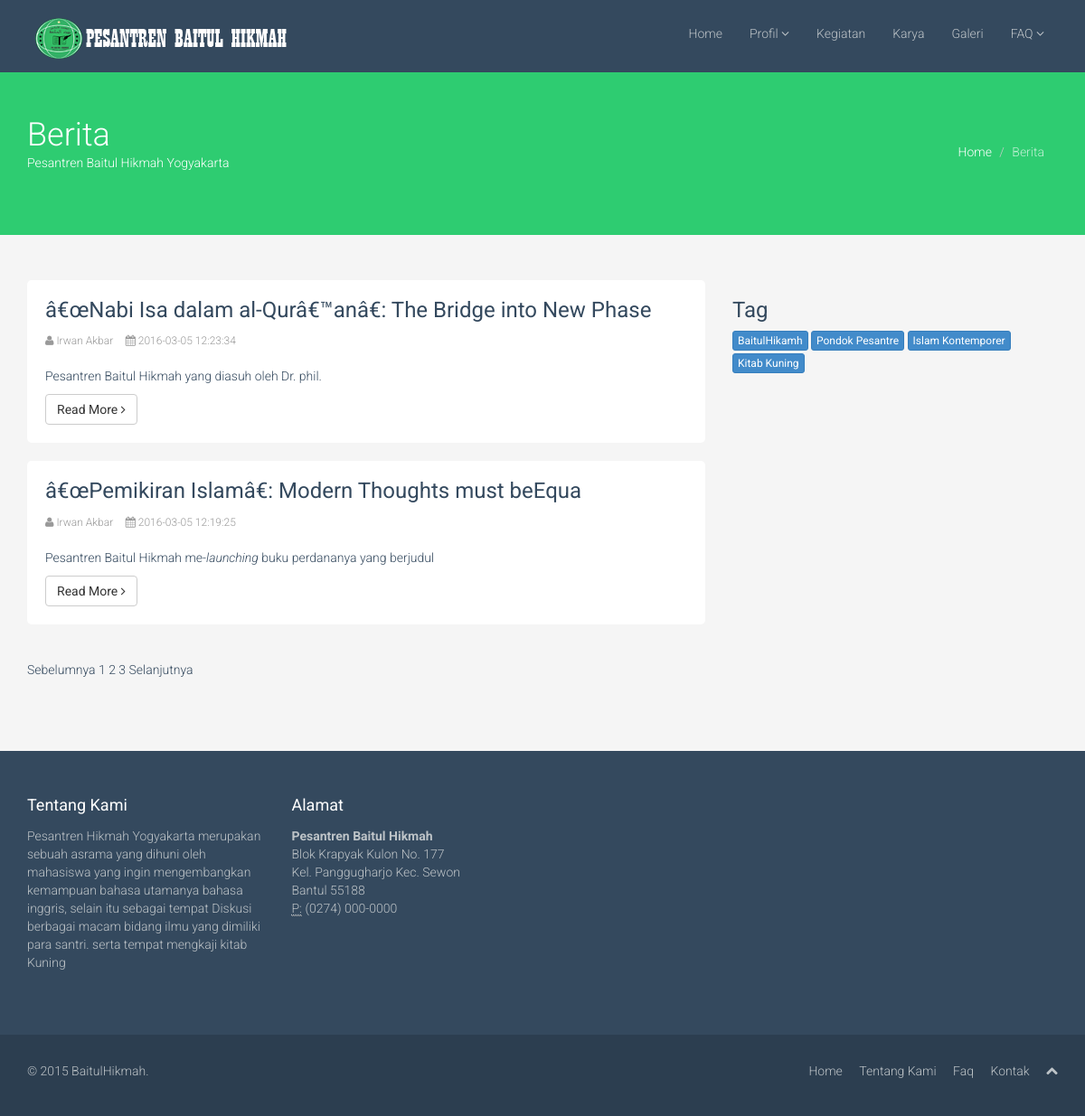
Page /berita.php on the committed database.
### tables this page shows
CREATE TABLE IF NOT EXISTS `tb_berita` (
  `id_bta` varchar(5) NOT NULL,
  `judul_bta` varchar(100) NOT NULL,
  `head_bta` varchar(100) NOT NULL,
  `gambar_bta` varchar(65) NOT NULL,
  `isi_bta` text NOT NULL,
  `tgl_bta` datetime NOT NULL,
  `pengirim` varchar(15) NOT NULL
);

### kontrol/sempit.php (called while the page is built, shortened)
<?php
function readmore($content)
{
	$maxkata=10;
	$xplode = explode(" ", $content);
	if (count($xplode)>$maxkata)
	{
		$cuplik='';
		for ($a=0;$a<$maxkata;$a++)
		{
			$cuplik.=$xplode[$a]." ";
		}
		return $cuplik;
	}
	else
	{
		echo $konten;
	}
 }
 function rapikan($str)
 {
 	$cont = nl2br($str);
 	$text = substr($cont,0,strrpos($cont, " "));
 	return $text; }
 ?>

### berita.php (the view, shortened to what this page needs)
<!DOCTYPE html>
<html lang="en">
<head>
    <link href="css/bootstrap.min.css" rel="stylesheet">
    <link href="css/font-awesome.min.css" rel="stylesheet">
    <link href="css/prettyPhoto.css" rel="stylesheet">
    <link href="css/animate.css" rel="stylesheet">
    <link href="css/main.css" rel="stylesheet">
</head>
<body>
    <?php
        include 'kontrol/database.php';
        include 'kontrol/sempit.php';
        $batas = 2;
        $pg = isset( $_GET['pg'] ) ? $_GET['pg'] : "";
        if ( empty( $pg ) ) {
        $posisi = 0;
        $pg = 1;
        } else {
        $posisi = ( $pg - 1 ) * $batas;
        }
    ?>
    <header class="navbar navbar-inverse navbar-fixed-top wet-asphalt" role="banner">
        <div class="container">
            <div class="navbar-header">
                <a class="navbar-brand" href="index.php"><img src="images/logo.png" alt="logo"></a>
            </div>
            <div class="collapse navbar-collapse">
                <ul class="nav navbar-nav navbar-right">
                    <li><a href="index.php">Home</a></li>
                    <li class="dropdown">
                        <a href="#" class="dropdown-toggle" data-toggle="dropdown">Profil <i class="icon-angle-down"></i></a>
                    </li>
                    <li><a href="kegiatan.php">Kegiatan</a></li>
                    <li><a href="karya.php">Karya</a></li>
                    <li><a href="galeri.php">Galeri</a></li>
                    <li class="dropdown">
                        <a href="#" class="dropdown-toggle" data-toggle="dropdown">FAQ <i class="icon-angle-down"></i></a>
                    </li>
                </ul>
            </div>
        </div>
    </header>
    <section id="title" class="emerald">
        <div class="container">
            <div class="row">
                <div class="col-sm-6">
                    <h1>Berita</h1>
                    <p>Pesantren Baitul Hikmah Yogyakarta</p>
                </div>
                <div class="col-sm-6">
                    <ul class="breadcrumb pull-right">
                        <li><a href="index.php">Home</a></li>
                        <li class="active">Berita</li>
                    </ul>
                </div>
            </div>
        </div>
    </section>
    <section id="blog" class="container">
        <div class="row">
            <aside class="col-sm-4 col-sm-push-8">
                <div class="widget tags">
                    <h3>Tag </h3>
                    <ul class="tag-cloud">
                        <li><a class="btn btn-xs btn-primary" href="#">BaitulHikamh</a></li>
                        <li><a class="btn btn-xs btn-primary" href="#">Pondok Pesantre</a></li>
                        <li><a class="btn btn-xs btn-primary" href="#">Islam Kontemporer</a></li>
                        <li><a class="btn btn-xs btn-primary" href="#">Kitab Kuning</a></li>
                    </ul>
                </div>
            </aside>
            <div class="col-sm-8 col-sm-pull-4">
                <div class="blog">
                <?php
                $sql = mysql_query("SELECT * FROM tb_berita order by tgl_bta DESC limit $posisi, $batas");
                while ( $data = mysql_fetch_assoc( $sql ) ) {
                 ?>
                    <div class="blog-item">
                        <div class="blog-content">
                            <a href="#"><h3><?php echo $data['judul_bta']; ?></h3></a>
                            <div class="entry-meta">
                                <span><i class="icon-user"></i> <a href="#"><?php echo $data['pengirim']; ?></a></span>
                                <span><i class="icon-calendar"></i> <?php echo $data['tgl_bta']; ?></span>
                            </div>
                            <p><?php echo readmore(rapikan($data['isi_bta']));?></p>
                            <a class="btn btn-default" href="berita-item.php?id=<?php echo $data['id_bta'] ?>">Read More <i class="icon-angle-right"></i></a>
                        </div>
                    </div>
                    <?php
                    }
                    ?>
                    <ul class="pagination pagination-sm">
                        <?php
                        $jml_data = mysql_num_rows(mysql_query("SELECT * FROM tb_berita"));
                        $JmlHalaman = ceil($jml_data/$batas);
                        if ( $pg > 1 ) {
                        $link = $pg-1;
                        $prev = "<a href='?pg=$link'>Sebelumnya </a>";
                        } else {
                        $prev = "Sebelumnya ";
                        }
                        $nmr = '';
                        for ( $i = 1; $i<= $JmlHalaman; $i++ ){
                        if ( $i == $pg ) {
                        $nmr .= $i . " ";
                        } else {
                        $nmr .= "<a href='?pg=$i'>$i</a> ";
                        }
                        }
                        if ( $pg < $JmlHalaman ) {
                        $link = $pg + 1;
                        $next = " <a href='?pg=$link'>Selanjutnya</a>";
                        } else {
                        $next = " Selanjutnya";
                        }
                        ?>
                        <?php echo  $prev,$nmr,$next ?>
                    </ul>
                </div>
            </div>
        </div>
    </section>
    <section id="bottom" class="wet-asphalt">
        <div class="container">
            <div class="row">
                <div class="col-md-3 col-sm-6">
                    <h4>Tentang Kami</h4>
                    <p>Pesantren Hikmah Yogyakarta merupakan sebuah asrama yang dihuni oleh mahasiswa yang ingin mengembangkan kemampuan bahasa utamanya bahasa inggris, selain itu sebagai tempat Diskusi berbagai macam bidang ilmu yang dimiliki para santri. serta tempat mengkaji kitab Kuning</p>
                </div>
                <div class="col-md-3 col-sm-6" >
                    <h4>Alamat</h4>
                    <address>
                        <strong>Pesantren Baitul Hikmah</strong><br>
                        Blok Krapyak Kulon No. 177<br>
                        Kel. Panggugharjo Kec. Sewon<br>
                        Bantul 55188<br>
                        <abbr title="Phone">P:</abbr> (0274) 000-0000
                    </address>
                </div>
            </div>
        </div>
    </section>
    <footer id="footer" class="midnight-blue">
        <div class="container">
            <div class="row">
                <div class="col-sm-6">
                    &copy; 2015 <a target="_blank" href="http://pesantrenbaitulhikmahjogja.com" title="">BaitulHikmah</a>.
                </div>
                <div class="col-sm-6">
                    <ul class="pull-right">
                        <li><a href="#">Home</a></li>
                        <li><a href="#">Tentang Kami</a></li>
                        <li><a href="#">Faq</a></li>
                        <li><a href="#">Kontak</a></li>
                        <li><a id="gototop" class="gototop" href="#"><i class="icon-chevron-up"></i></a></li>
                    </ul>
                </div>
            </div>
        </div>
    </footer>
</body>
</html>

### css/main.css (style rules this page uses)
body { padding-top: 80px; color: #34495e; background: #f5f5f5; font-family: 'Roboto', sans-serif; font-weight: 300; }
h1, h2, h3, h4, h5, h6 { font-family: 'Roboto', sans-serif; font-weight: 400; }
a { color: #34495e; -webkit-transition: 300ms; -moz-transition: 300ms; -o-transition: 300ms; transition: 300ms; }
.btn { font-weight: 400; }
body > section { padding: 50px 0; }
.turquoise, .green-sea, .sun-flower, .orange, .emerald, .nephrits, .carrot, .pumkin, .peter-river, .belize-hole, .alizarin, .pomegranate, .amethyst, .wisteria, .clouds .silver, .wet-asphalt, .midnight-blue, .concrete, .asbestos { color: #fff; }
.turquoise h1, .green-sea h1, .sun-flower h1, .orange h1, .emerald h1, .nephrits h1, .carrot h1, .pumkin h1, .peter-river h1, .belize-hole h1, .alizarin h1, .pomegranate h1, .amethyst h1, .wisteria h1, .clouds .silver h1, .wet-asphalt h1, .midnight-blue h1, .concrete h1, .asbestos h1, .turquoise h2, .green-sea h2, .sun-flower h2, .orange h2, .emerald h2, .nephrits h2, .carrot h2, .pumkin h2, .peter-river h2, .belize-hole h2, .alizarin h2, .pomegranate h2, .amethyst h2, .wisteria h2, .clouds .silver h2, .wet-asphalt h2, .midnight-blue h2, .concrete h2, .asbestos h2, .turquoise h3, .green-sea h3, .sun-flower h3, .orange h3, .emerald h3, .nephrits h3, .carrot h3, .pumkin h3, .peter-river h3, .belize-hole h3, .alizarin h3, .pomegranate h3, .amethyst h3, .wisteria h3, .clouds .silver h3, .wet-asphalt h3, .midnight-blue h3, .concrete h3, .asbestos h3, .turquoise h4, .green-sea h4, .sun-flower h4, .orange h4, .emerald h4, .nephrits h4, .carrot h4, .pumkin h4, .peter-river h4, .belize-hole h4, .alizarin h4, .pomegranate h4, .amethyst h4, .wisteria h4, .clouds .silver h4, .wet-asphalt h4, .midnight-blue h4, .concrete h4, .asbestos h4, .turquoise h5, .green-sea h5, .sun-flower h5, .orange h5, .emerald h5, .nephrits h5, .carrot h5, .pumkin h5, .peter-river h5, .belize-hole h5, .alizarin h5, .pomegranate h5, .amethyst h5, .wisteria h5, .clouds .silver h5, .wet-asphalt h5, .midnight-blue h5, .concrete h5, .asbestos h5, .turquoise h6, .green-sea h6, .sun-flower h6, .orange h6, .emerald h6, .nephrits h6, .carrot h6, .pumkin h6, .peter-river h6, .belize-hole h6, .alizarin h6, .pomegranate h6, .amethyst h6, .wisteria h6, .clouds .silver h6, .wet-asphalt h6, .midnight-blue h6, .concrete h6, .asbestos h6 { color: #fff; }
.emerald { background-color: #2ecc71; }
.wet-asphalt { background-color: #34495e; }
.wet-asphalt a:not(.btn) { color: #bdc3c7; }
.midnight-blue { background-color: #2c3e50; }
#title h1 { margin: 0; font-size: 36px; font-weight: 300; }
ul.breadcrumb { margin: 20px 0 0; background: transparent; }
ul.breadcrumb > li { text-shadow: none; }
ul.breadcrumb > li > a, ul.breadcrumb > li .divider { color: #fff; }
ul.breadcrumb > li.active { color: rgba(255, 255, 255, 0.7); }
ul.tag-cloud { list-style: none; padding: 0; margin: 0; }
ul.tag-cloud li { display: inline-block; margin: 0 0 2px 0; }
.navbar-inverse { border: none; }
.navbar-inverse .navbar-brand { font-family: 'Bubbler One', sans-serif; font-size: 36px; line-height: 50px; color: #fff; }
.navbar-inverse .navbar-nav { margin-top: 20px; }
.navbar-inverse .navbar-nav > li > a { padding-top: 7px; padding-bottom: 7px; border-radius: 4px; color: #bdc3c7; }
.navbar-inverse .navbar-collapse, .navbar-inverse .navbar-form { border-top: 0; }
#bottom { color: #bdc3c7; }
#bottom h4 { margin-top: 0; margin-bottom: 15px; }
.row > div { margin-bottom: 10px; }
#footer { padding-top: 30px; padding-bottom: 30px; color: #bdc3c7; }
#footer a { color: #bdc3c7; }
#footer ul { list-style: none; padding: 0; margin: 0; }
#footer ul > li { display: inline-block; margin-left: 15px; }
.blog .blog-item { background-color: #fff; border-radius: 5px; margin-bottom: 20px; }
.blog .blog-item .blog-content { padding: 20px; }
.blog .blog-item h3 { margin-top: 0; }
.blog .blog-item .entry-meta { margin-bottom: 20px; }
.blog .blog-item .entry-meta > span { display: inline-block; color: #999; margin-right: 10px; font-size: 12px; }
.blog .blog-item .entry-meta > span a { color: #999; }
.widget { margin-bottom: 30px; }

### rows in the picture
tb_berita: judul_bta "â€œNabi Isa dalam al-Qurâ€™anâ€: The Bridge into New Phase", pengirim "Irwan Akbar", tgl_bta "2016-03-05 12:23:34", isi_bta "Pesantren Baitul Hikmah yang diasuh oleh Dr. phil."
tb_berita: judul_bta "â€œPemikiran Islamâ€: Modern Thoughts must beEqua", pengirim "Irwan Akbar", tgl_bta "2016-03-05 12:19:25", isi_bta "Pesantren Baitul Hikmah me- launching buku perdananya yang berjudul"

### other values in the picture
$prev "Sebelumnya"
